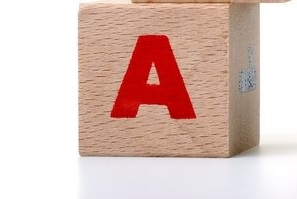
%> input picture 1.1.jpg, 297 x 199 px
$ octave --eval "result = removeBg(imread('1.1.jpg'));"   (GNU Octave 9; MATLAB toolbox functions it lacks are replaced by stand-ins)
%> lines starting %> are read from the running program, lines starting %| are printed output that depends on the picture; in (x1, y1, x2, y2) boxes, pixels count from 0 and x2, y2 are one past the last pixel; in counts of white or black regions, pixels touching at a corner belong together; the program's own positions count from 1
function [ foreground ] = removeBg( img )
%UNTITLED2 Summary of this function goes here
%   Detailed explanation goes here
[row, col, clr] = size(img);
%> row = 199; col = 297; clr = 3

% -- creating mask
imgg = rgb2hsv(img);
%> imgg: size 199x297x3 double; mean H, S, V 0.174, 0.192, 0.866
% def histogram thresh foreach channel
min1 = 0.000; max1 = 1.000;
min2 = 0.077; max2 = 1.000;
min3 = 0.000; max3 = 1.000;
mask = (imgg(:,:,1) >= min1)&(imgg(:,:,1)<= max1)&(imgg(:,:,2)>= min2)&(imgg(:,:,2)<= max2)&(imgg(:,:,3)>= min3)&(imgg(:,:,3)<= max3);
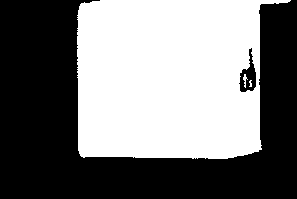
%> mask: size 199x297 logical; 48% white; 3 white regions (1 under 20 px), largest, box (x1, y1, x2, y2) and area: (77, 0, 291, 159) 28315, (243, 74, 248, 88) 31
maskedImg = img;
%> maskedImg is the input picture: size 199x297x3 uint8; mean R, G, B 220.1, 192.9, 185.2
% Set background pixels where mask is false to zero.
maskedImg(repmat(mask,[1 1 3])) = 0;
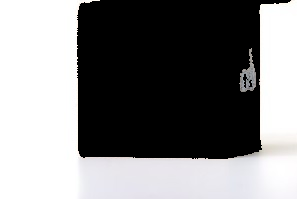
%> maskedImg: size 199x297x3 uint8; mean R, G, B 128.5, 128.2, 128.8
%-----------------
mask = imfill(mask, 'holes');
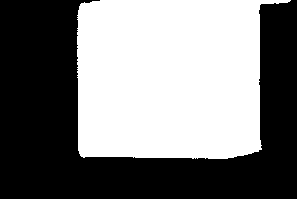
%> mask: size 199x297 logical; 48.6% white; 1 white region, box (x1, y1, x2, y2) and area: (77, 0, 291, 159) 28715
mask = bwconvhull(mask);
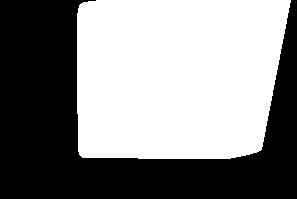
%> mask: size 199x297 logical; 52.9% white; 1 black region
maskedImg = bsxfun(@times, img, cast(mask, 'like', img)); % mul each channel
%> maskedImg: size 199x297x3 uint8; mean H, S, V 103.5, 76.6, 68.2

props = regionprops(mask, 'BoundingBox');
%> props = 1 region; box (x1, y1, x2, y2): (77, 0, 291, 159)
croppedImage = imcrop(img, props.BoundingBox);
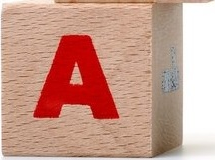
%> croppedImage: size 160x215x3 uint8; mean R, G, B 200.1, 153.7, 139.1

foreground = croppedImage;

subplot(2, 2, 4);
imshow(croppedImage, []);

end
